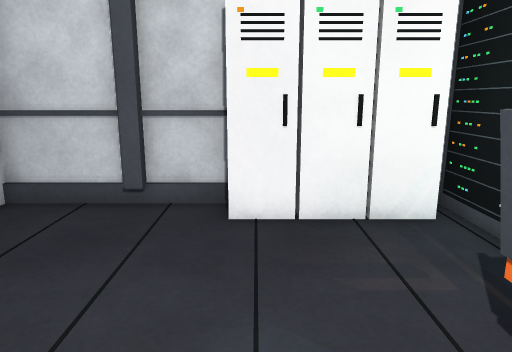
[1] (above)

12 first-person views from a walk through a 3-D level made in the Unity game engine. The camera is 1.2 m above the floor, tilts 12° down and sees 70° across. The floor is counted in squares, 0.5 m on a side. Each view is taken from the middle of a square. On the plan, view 1 faces up. The plan holds only what a view shows up to about 20 squares ahead; the rest is blank.

[2]
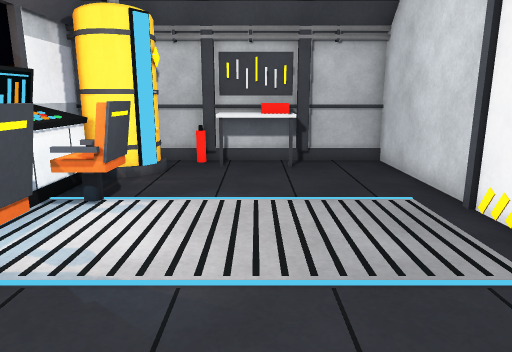

[3]
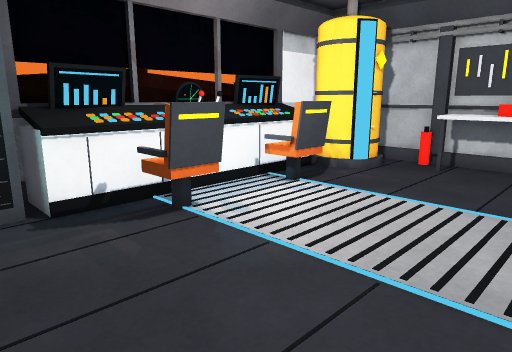

[4]
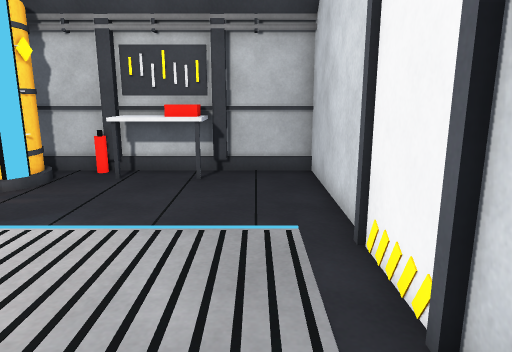

[5]
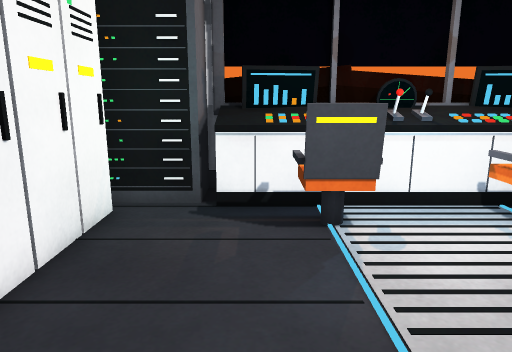

[6]
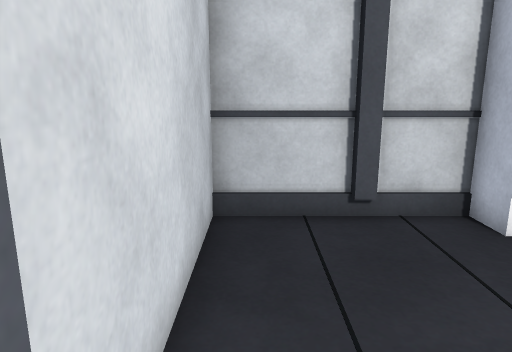

[7]
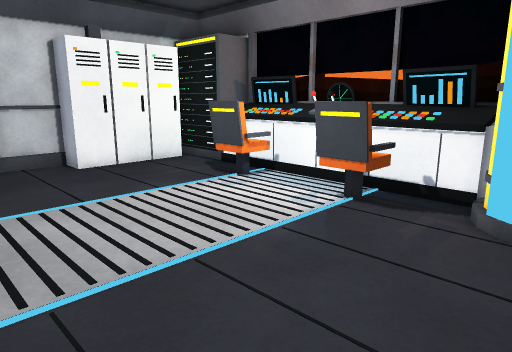

[8]
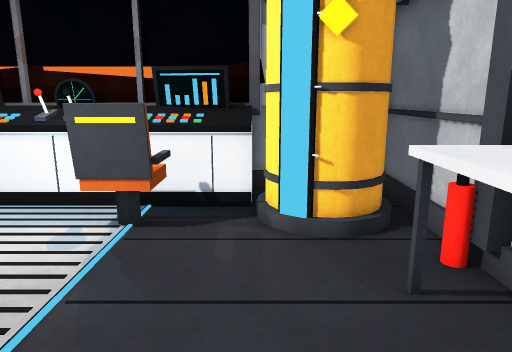

[9]
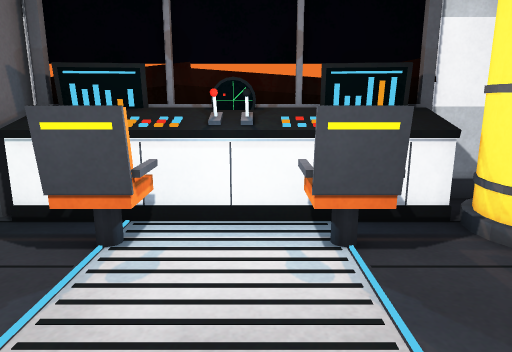

[10]
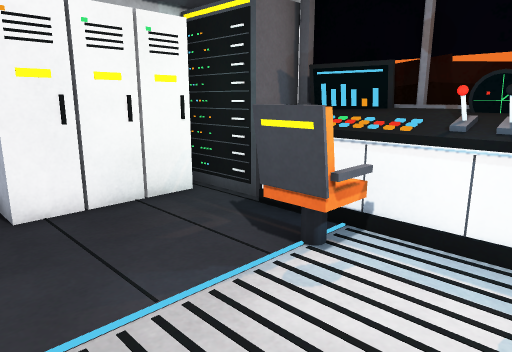

[11]
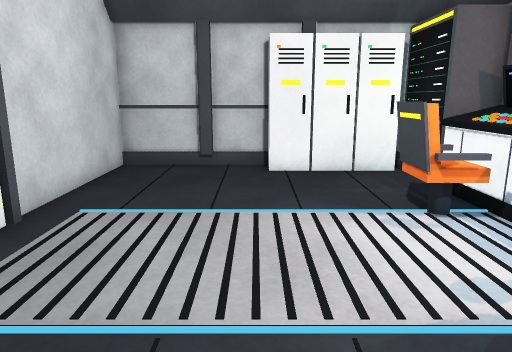

[12]
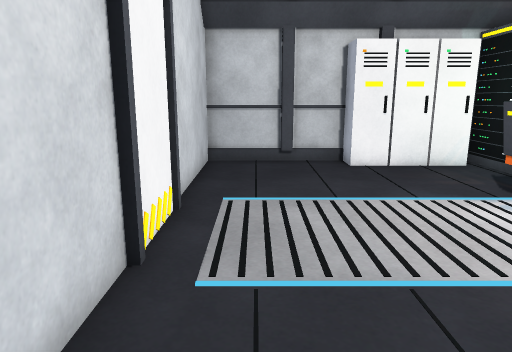

### Floor plan
Points are (right, up) in squares from view 1. A wall is a line through its corners. A room is listed if a view was taken in it or the views show most of it. See-through windows are left out.
Room 1 (views 1, 2, 3, 4, 5, 6, 7, 8, 9, 10, 11, 12)
walls: (-5.9, 1.8) (-5.9, -0.8); (-5.9, -1) (-5.9, -7.4) (5.9, -7.4) (5.9, -2.2); (5.7, -1.6) (5.7, 2.6); (5.9, 3.2) (5.9, 5.4); (5.7, 4.2) (5.7, 5.1); (5.9, -2.1) (5.9, 3.1); (-0.5, 8.4) (-5.9, 8.4) (-5.9, 2); (-2.6, 8.1) (-3, 8.1); (5.7, -4.1) (5.7, -3.2); (0.6, -7.5) (0.6, -7.1) (1.1, -7.1); (-3, -7.1) (-2.6, -7.1) (-2.6, -7.5)
objects: other object (-2, -7) to (0, -6); other object (0, 7) to (4, 8); other object (2, -6) to (5, -4); other object (2, -2) to (3, -1); other object (2, 2) to (3, 3); other object (4, -4) to (5, 4); other object (4, 5) to (5, 6)

Where each view was taken, in squares from view 1:
view 1: 0 up, 0 right, facing up
view 2: 7 up, 1 left, facing down
view 3: 7 up, 4 left, facing down-right
view 4: 5 up, 4 left, facing down
view 5: 4 up, 4 left, facing right
view 6: 1 up, 5 left, facing up
view 7: 6 down, 5 left, facing up-right
view 8: 4 down, 4 left, facing right
view 9: 0 up, 3 left, facing right
view 10: 1 down, 2 left, facing up-right
view 11: 5 down, 1 left, facing up
view 12: 6 down, 4 left, facing up
